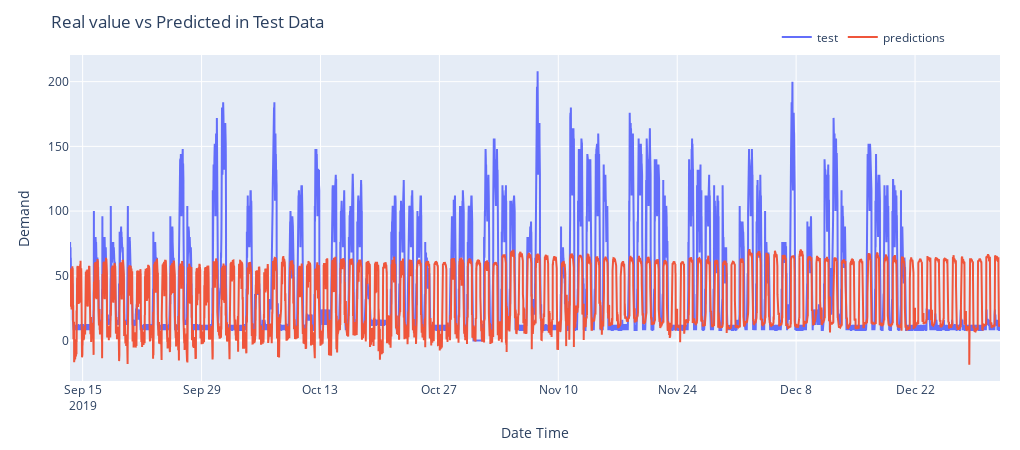

The notebook cell saved with this chart:
### Code cell
plotPredictions(X_test_dates, predictions.flatten(), y_test.flatten())

### Figure 1 — Plotly figure (JSON) as saved in the notebook; plotly's stock layout.template omitted (floating-point values rounded to 4 significant figures; data arrays with more than 128 entries replaced by an {"elided": "..."} marker saying what was removed)
{"data": [{"mode": "lines", "name": "test", "type": "scatter", "x": {"elided": "10512 str values"}, "y": {"elided": "10512 int values"}}, {"mode": "lines", "name": "predictions", "type": "scatter", "x": {"elided": "10512 str values"}, "y": {"elided": "10512 float values"}}], "layout": {"height": 450, "legend": {"orientation": "h", "x": 0.76, "xanchor": "left", "y": 1.1, "yanchor": "top"}, "margin": {"b": 20, "l": 70, "r": 20, "t": 55}, "title": {"text": "Real value vs Predicted in Test Data"}, "width": 1020, "xaxis": {"title": {"text": "Date Time"}}, "yaxis": {"title": {"text": "Demand"}}}}
